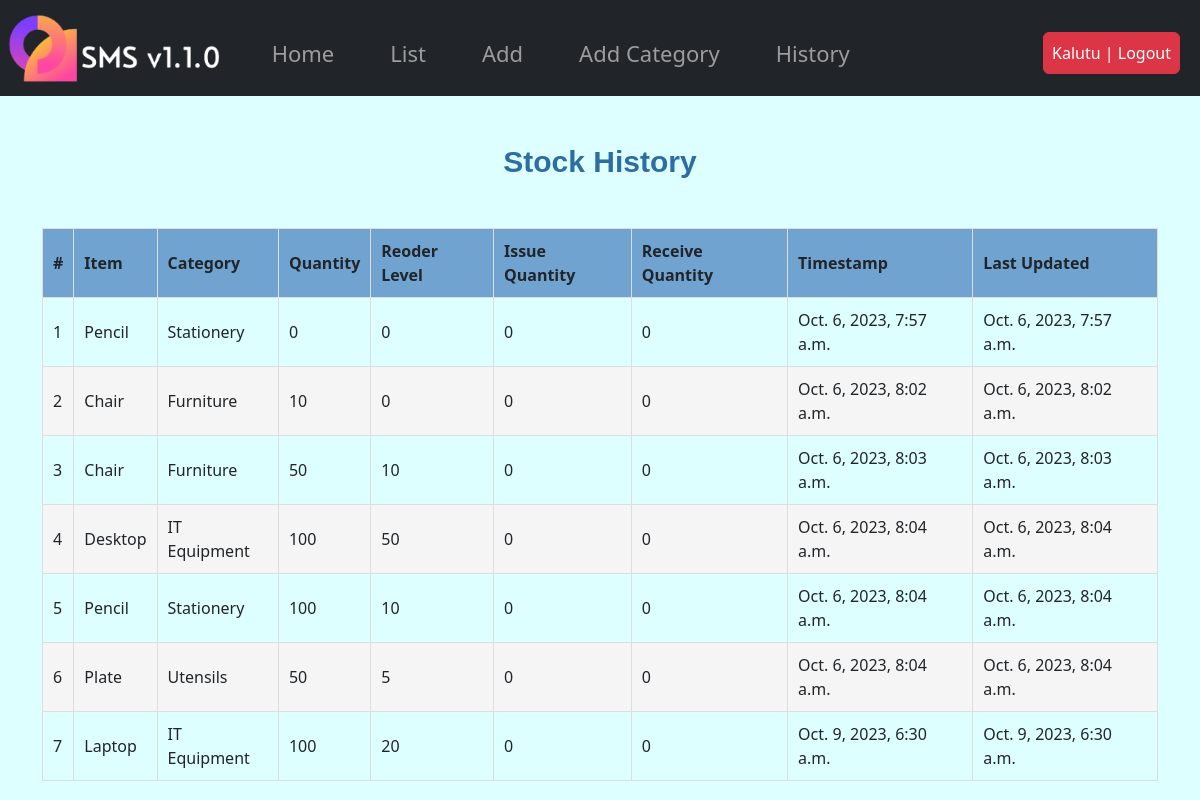
Page /stock/history/ (signed in) on the committed database.
### stockmgt/models.py (models this page shows)
class StockHistory(models.Model):
    category = models.ForeignKey(Category, on_delete=models.CASCADE, blank=True, null=True)
    item_name = models.CharField(max_length=50, blank=True, null=True)
    quantity = models.IntegerField(default='0', blank=True, null=True)
    receive_quantity = models.IntegerField(default='0', blank=True, null=True)
    receive_by = models.CharField(max_length=50, blank=True, null=True)
    issue_quantity = models.IntegerField(default='0', blank=True, null=True)
    issue_by = models.CharField(max_length=50, blank=True, null=True)
    issue_to = models.CharField(max_length=50, blank=True, null=True)
    phone_number = models.CharField(max_length=50, blank=True, null=True)
    created_by = models.CharField(max_length=50, blank=True, null=True)
    reorder_level = models.IntegerField(default='0', blank=True, null=True)
    last_updated = models.DateTimeField(auto_now_add=False, auto_now=False, null=True)
    timestamp = models.DateTimeField(auto_now_add=False, auto_now=True, null=True)

class Category(models.Model):
    name = models.CharField(max_length=50, blank=True, null=True)
    def __str__(self):
        return self.name

### stockmgt/views.py (the view)
# urls.py: path('history/', history, name='history'),
@login_required(login_url=('/accounts/login'))
def history(request):
    title = 'Stock History'
    queryset = StockHistory.objects.all()
    context = {
        "title": title,
		"queryset": queryset,
	}
    return render(request, "stock/history.html",context)

### stockmgt/templates/stock/history.html
{% extends 'stock/base.html' %}
{% block content %}
    <div class="container mt-5">
        <h1 class="title mb-5">{{ title }}</h1>
        <table>
            <thead>
                <th>#</th>
				<th>Item</th>
				<th>Category</th>
				<th>Quantity</th>
				<th>Reoder Level</th>
                <th>Issue Quantity</th>
                <th>Receive Quantity</th>
				<th>Timestamp</th>
				<th>Last Updated</th>
            </thead>
            <tbody>
                {% for instance in queryset %}
                <tr>
                    <td>{{ forloop.counter }}</td>
                    <td>{{ instance.item_name }}</td>
                    <td>{{ instance.category }}</td>
                    <td>{{ instance.quantity }}</td>
                    <td>{{ instance.reorder_level }}</td>
                    <td>{{ instance.issue_quantity }}</td>
                    <td>{{ instance.receive_quantity }}</td>
                    <td>{{ instance.timestamp }}</td>
                    <td>{{ instance.last_updated }}</td>
                </tr>
                {% endfor %}
            </tbody>
        </table>
    </div>
{% endblock %}

### stockmgt/templates/stock/base.html (shortened to what this page needs)
{% load static %}
<!DOCTYPE html>
<html lang="en">
<head>
    <link rel="stylesheet" href="https://cdnjs.cloudflare.com/ajax/libs/font-awesome/5.15.3/css/all.min.css">
    <link href="https://cdn.jsdelivr.net/npm/bootstrap@5.3.2/dist/css/bootstrap.min.css" rel="stylesheet">
    <link rel="stylesheet" href="{% static 'css/styles.css' %}">
</head>
<body>
    <nav class="navbar navbar-expand-lg navbar-dark bg-dark">
        {% if user.is_authenticated %}
        <a class="navbar-brand" href="{% url 'home' %}"><img height="70px" src="{% static 'img/logo.png' %}" alt="logo"></a>
        <div class="collapse navbar-collapse" id="navbarNav">
            <ul class="navbar-nav ml-auto">
                <li class="nav-item">
                    <a class="nav-link" href="{% url 'home' %}">Home</a>
                </li>
                <li class="nav-item">
                    <a class="nav-link" href="{% url 'stock:list' %}">List</a>
                </li>
                <li class="nav-item">
                    <a class="nav-link" href="{% url 'stock:add' %}">Add</a>
                </li>
                <li class="nav-item">
                    <a class="nav-link" href="{% url 'stock:add_category' %}">Add Category</a>
                </li>
                <li class="nav-item">
                    <a class="nav-link" href="{% url 'stock:history' %}">History</a>
                </li>
            </ul>
        </div>
        <ul class="navbar-nav">
            <li class="nav-item">
                    <a href="{% url 'accounts:logout' %}" class="btn btn-danger p-2">{{user}} | Logout</a>
            </li>
        </ul>
        {% endif %}
    </nav>
    {% block content %}
    {% endblock %}
</body>
</html>

### stockmgt/static/css/styles.css (style rules this page uses)
* { margin: 0; box-sizing: border-box; }
body { background-color: rgb(221, 255, 255); }
.nav-item { font-size: 22px; margin: 20px 20px 10px 20px; }
.title, .home { font-family: helvetica; font-weight: bold; font-size: 30px; color: #2e6da4; text-align: center; }
table { width: 100%; border-collapse: collapse; margin: 20px 0; }
th { background-color: #70a3d0; text-align: left; padding: 10px; font-weight: bold; border: 1px solid #ddd; }
td { padding: 10px; border: 1px solid #ddd; }
tr:nth-child(even) { background-color: #f5f5f5; }

### rows in the picture
StockHistory: item_name "Pencil", category "Stationery", quantity "0", reorder_level "0", issue_quantity "0", receive_quantity "0", timestamp "Oct. 6, 2023, 7:57 a.m.", last_updated "Oct. 6, 2023, 7:57 a.m."
StockHistory: item_name "Chair", category "Furniture", quantity "10", reorder_level "0", issue_quantity "0", receive_quantity "0", timestamp "Oct. 6, 2023, 8:02 a.m.", last_updated "Oct. 6, 2023, 8:02 a.m."
StockHistory: item_name "Chair", category "Furniture", quantity "50", reorder_level "10", issue_quantity "0", receive_quantity "0", timestamp "Oct. 6, 2023, 8:03 a.m.", last_updated "Oct. 6, 2023, 8:03 a.m."
StockHistory: item_name "Desktop", category "IT Equipment", quantity "100", reorder_level "50", issue_quantity "0", receive_quantity "0", timestamp "Oct. 6, 2023, 8:04 a.m.", last_updated "Oct. 6, 2023, 8:04 a.m."
StockHistory: item_name "Pencil", category "Stationery", quantity "100", reorder_level "10", issue_quantity "0", receive_quantity "0", timestamp "Oct. 6, 2023, 8:04 a.m.", last_updated "Oct. 6, 2023, 8:04 a.m."
StockHistory: item_name "Plate", category "Utensils", quantity "50", reorder_level "5", issue_quantity "0", receive_quantity "0", timestamp "Oct. 6, 2023, 8:04 a.m.", last_updated "Oct. 6, 2023, 8:04 a.m."
StockHistory: item_name "Laptop", category "IT Equipment", quantity "100", reorder_level "20", issue_quantity "0", receive_quantity "0", timestamp "Oct. 9, 2023, 6:30 a.m.", last_updated "Oct. 9, 2023, 6:30 a.m."

### other values in the picture
{{ user }} "Kalutu"
{{ title }} "Stock History"
